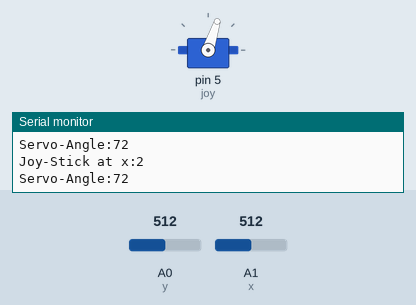
A sketch run on a simulated Arduino Uno, built with avr-gcc and run on an emulated ATmega328P. Parts: servo, the last lines printed to the serial monitor. The inputs (shaded band) are chosen by the test bench; at power-on: A1 (x) = 512, A0 (y) = 512.

Above: at 2.8 s.
2.9 s: A1 (x) set to 716
At 5.2 s:
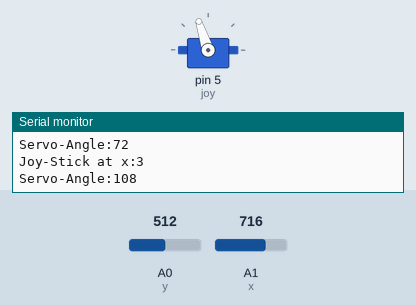
5.6 s: A1 (x) set to 900
At 6.8 s:
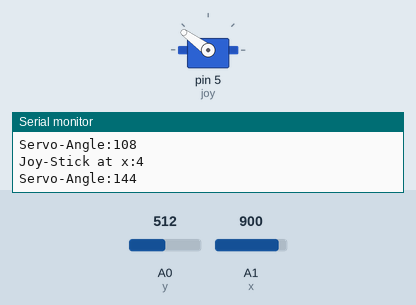
8.3 s: A1 (x) set to 1023
At 11.1 s:
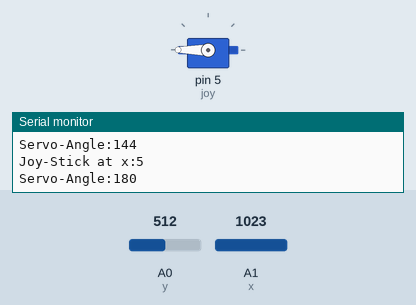
11.5 s: A1 (x) set to 306
At 12.7 s:
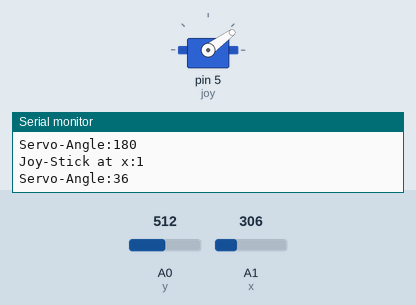
14.2 s: A1 (x) set to 122
At 17.0 s:
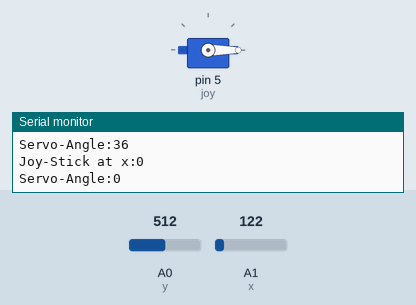
17.5 s: A1 (x) set to 511
At 18.5 s:
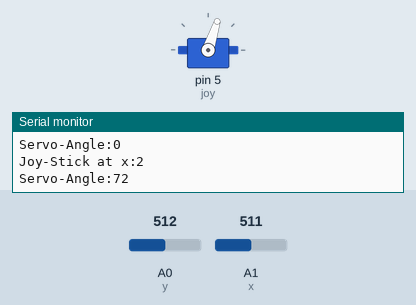
Timing chart, 0 to 20.5 s (numbered marks = the images above; inputs shaded):
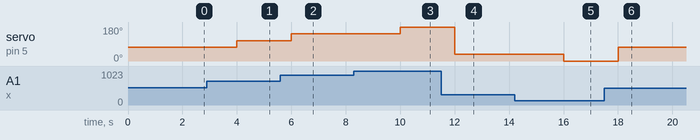

The sketch:

Joy_stick_with_arduino.ino
```cpp
#include<Servo.h>

const int x=A1;
const int y=A0;

int valx,valy;
int anglex,angley;

int X_volt,y_volt;
Servo joy;
void setup() {
  Serial.begin(9600);
  joy.attach(5);
  joy.write(0);
}

void loop()
{
  valx=analogRead(x);
  valy=analogRead(y);
  X_volt=((valx*5.0)/1023);
  y_volt=((valy*5.0)/1023);
  anglex=map(X_volt,0,5,0,180);
  angley=map(y_volt,0,5,0,180);
  joy.write(anglex);
  Serial.print("Joy-Stick at x:");
  Serial.println(X_volt);
  Serial.print("Servo-Angle:");
  Serial.println(anglex);
  delay(2000);
}
```

Measured:
- after the input at 2.9 s, servo on pin 5 (joy): 72° → 108° after 1.1 s
- after the input at 5.6 s, servo on pin 5 (joy): 108° → 144° after 0.40 s
- after the input at 8.3 s, servo on pin 5 (joy): 144° → 180° after 1.7 s
- after the input at 11.5 s, servo on pin 5 (joy): 180° → 36° after 0.51 s
- after the input at 14.2 s, servo on pin 5 (joy): 36° → 0° after 1.8 s
- after the input at 17.5 s, servo on pin 5 (joy): 0° → 72° after 0.51 s
